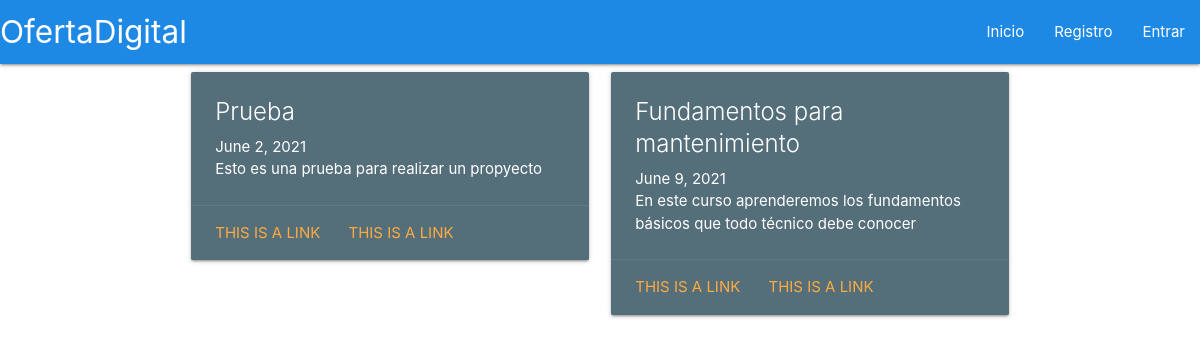
The page / on the database its author committed.
### main/models.py (models this page shows, shortened)
class Curso(models.Model):
    curso_titulo = models.CharField(max_length=200)
    curso_contenido = models.TextField()
    curso_publicado = models.DateField("fecha de publicación")

### main/views.py (the view)
# urls.py: path("", views.homepage, name="homepage")
def homepage(request):
    return render(request, "main/inicio.html", {"cursos": Curso.objects.all})

### main/templates/main/inicio.html (shortened to what this page needs)
<!DOCTYPE html>
<html lang="es">
<head>
    {% load static %}
    <link
        rel="stylesheet"
        href="https://cdnjs.cloudflare.com/ajax/libs/materialize/1.0.0/css/materialize.min.css">
</head>
<body>
    <nav>
        <div class="nav-wrapper blue darken-1">
          <a href="#" class="brand-logo">OfertaDigital</a>
          <ul id="nav-mobile" class="right hide-on-med-and-down">
            <li><a href="sass.html">Inicio</a></li>
            <li><a href="badges.html">Registro</a></li>
            <li><a href="collapsible.html">Entrar</a></li>
          </ul>
        </div>
      </nav>
        <div class="container">
            <div class="row">
                {% for cur in cursos %}
                <div class="col s12 m6">
                  <div class="card blue-grey darken-1">
                    <div class="card-content white-text">
                      <span class="card-title">{{cur.curso_titulo}}</span>
                      <p>{{cur.curso_publicado}}</p>
                      <p>{{cur.curso_contenido}}</p>
                    </div>
                    <div class="card-action">
                      <a href="#">This is a link</a>
                      <a href="#">This is a link</a>
                    </div>
                  </div>
                </div>
                {% endfor%}
              </div>
        </div>
</body>
</html>

### rows shown on the page
Curso: curso_titulo "Prueba", curso_publicado "June 2, 2021", curso_contenido "Esto es una prueba para realizar un propyecto"
Curso: curso_titulo "Fundamentos para mantenimiento", curso_publicado "June 9, 2021", curso_contenido "En este curso aprenderemos los fundamentos básicos que todo técnico debe conocer"
